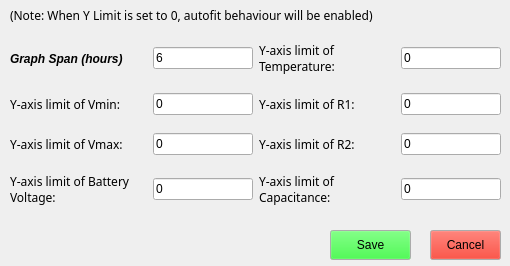
<?xml version="1.0" encoding="UTF-8"?>
<ui version="4.0">
 <class>graphSettings_TOX</class>
 <widget class="QDialog" name="graphSettings_TOX">
  <property name="geometry">
   <rect>
    <x>0</x>
    <y>0</y>
    <width>510</width>
    <height>266</height>
   </rect>
  </property>
  <property name="sizePolicy">
   <sizepolicy hsizetype="Fixed" vsizetype="Fixed">
    <horstretch>0</horstretch>
    <verstretch>0</verstretch>
   </sizepolicy>
  </property>
  <property name="minimumSize">
   <size>
    <width>510</width>
    <height>266</height>
   </size>
  </property>
  <property name="maximumSize">
   <size>
    <width>510</width>
    <height>266</height>
   </size>
  </property>
  <property name="windowTitle">
   <string>Graph Settings</string>
  </property>
  <widget class="QPushButton" name="saveGraphSetting">
   <property name="geometry">
    <rect>
     <x>330</x>
     <y>230</y>
     <width>81</width>
     <height>30</height>
    </rect>
   </property>
   <property name="palette">
    <palette>
     <active>
      <colorrole role="Button">
       <brush brushstyle="SolidPattern">
        <color alpha="255">
         <red>27</red>
         <green>237</green>
         <blue>34</blue>
        </color>
       </brush>
      </colorrole>
     </active>
     <inactive>
      <colorrole role="Button">
       <brush brushstyle="SolidPattern">
        <color alpha="255">
         <red>27</red>
         <green>237</green>
         <blue>34</blue>
        </color>
       </brush>
      </colorrole>
     </inactive>
     <disabled>
      <colorrole role="Button">
       <brush brushstyle="SolidPattern">
        <color alpha="255">
         <red>27</red>
         <green>237</green>
         <blue>34</blue>
        </color>
       </brush>
      </colorrole>
     </disabled>
    </palette>
   </property>
   <property name="autoFillBackground">
    <bool>false</bool>
   </property>
   <property name="text">
    <string>Save</string>
   </property>
   <property name="autoDefault">
    <bool>false</bool>
   </property>
  </widget>
  <widget class="QPushButton" name="exitGraphSetting">
   <property name="geometry">
    <rect>
     <x>430</x>
     <y>230</y>
     <width>71</width>
     <height>30</height>
    </rect>
   </property>
   <property name="palette">
    <palette>
     <active>
      <colorrole role="Button">
       <brush brushstyle="SolidPattern">
        <color alpha="255">
         <red>237</red>
         <green>17</green>
         <blue>1</blue>
        </color>
       </brush>
      </colorrole>
     </active>
     <inactive>
      <colorrole role="Button">
       <brush brushstyle="SolidPattern">
        <color alpha="255">
         <red>237</red>
         <green>17</green>
         <blue>1</blue>
        </color>
       </brush>
      </colorrole>
     </inactive>
     <disabled>
      <colorrole role="Button">
       <brush brushstyle="SolidPattern">
        <color alpha="255">
         <red>237</red>
         <green>17</green>
         <blue>1</blue>
        </color>
       </brush>
      </colorrole>
     </disabled>
    </palette>
   </property>
   <property name="text">
    <string>Cancel</string>
   </property>
   <property name="autoDefault">
    <bool>false</bool>
   </property>
  </widget>
  <widget class="QWidget" name="gridLayoutWidget">
   <property name="geometry">
    <rect>
     <x>10</x>
     <y>30</y>
     <width>491</width>
     <height>191</height>
    </rect>
   </property>
   <layout class="QGridLayout" name="gridLayout">
    <item row="2" column="3">
     <widget class="QLineEdit" name="y_limit6">
      <property name="sizePolicy">
       <sizepolicy hsizetype="Minimum" vsizetype="Fixed">
        <horstretch>0</horstretch>
        <verstretch>0</verstretch>
       </sizepolicy>
      </property>
      <property name="maximumSize">
       <size>
        <width>100</width>
        <height>16777215</height>
       </size>
      </property>
      <property name="text">
       <string>0</string>
      </property>
     </widget>
    </item>
    <item row="0" column="0">
     <widget class="QLabel" name="label">
      <property name="font">
       <font>
        <weight>75</weight>
        <italic>true</italic>
        <bold>true</bold>
       </font>
      </property>
      <property name="frameShape">
       <enum>QFrame::NoFrame</enum>
      </property>
      <property name="text">
       <string>Graph Span (hours)</string>
      </property>
      <property name="wordWrap">
       <bool>true</bool>
      </property>
     </widget>
    </item>
    <item row="0" column="1">
     <widget class="QLineEdit" name="graphSpanInput">
      <property name="sizePolicy">
       <sizepolicy hsizetype="Minimum" vsizetype="Fixed">
        <horstretch>0</horstretch>
        <verstretch>0</verstretch>
       </sizepolicy>
      </property>
      <property name="maximumSize">
       <size>
        <width>100</width>
        <height>16777215</height>
       </size>
      </property>
      <property name="text">
       <string>6</string>
      </property>
     </widget>
    </item>
    <item row="2" column="1">
     <widget class="QLineEdit" name="y_limit2">
      <property name="sizePolicy">
       <sizepolicy hsizetype="Minimum" vsizetype="Fixed">
        <horstretch>0</horstretch>
        <verstretch>0</verstretch>
       </sizepolicy>
      </property>
      <property name="maximumSize">
       <size>
        <width>100</width>
        <height>16777215</height>
       </size>
      </property>
      <property name="text">
       <string>0</string>
      </property>
     </widget>
    </item>
    <item row="1" column="1">
     <widget class="QLineEdit" name="y_limit1">
      <property name="sizePolicy">
       <sizepolicy hsizetype="Minimum" vsizetype="Fixed">
        <horstretch>0</horstretch>
        <verstretch>0</verstretch>
       </sizepolicy>
      </property>
      <property name="maximumSize">
       <size>
        <width>100</width>
        <height>16777215</height>
       </size>
      </property>
      <property name="text">
       <string>0</string>
      </property>
     </widget>
    </item>
    <item row="3" column="1">
     <widget class="QLineEdit" name="y_limit3">
      <property name="sizePolicy">
       <sizepolicy hsizetype="Minimum" vsizetype="Fixed">
        <horstretch>0</horstretch>
        <verstretch>0</verstretch>
       </sizepolicy>
      </property>
      <property name="maximumSize">
       <size>
        <width>100</width>
        <height>16777215</height>
       </size>
      </property>
      <property name="text">
       <string>0</string>
      </property>
     </widget>
    </item>
    <item row="3" column="3">
     <widget class="QLineEdit" name="y_limit7">
      <property name="sizePolicy">
       <sizepolicy hsizetype="Minimum" vsizetype="Fixed">
        <horstretch>0</horstretch>
        <verstretch>0</verstretch>
       </sizepolicy>
      </property>
      <property name="maximumSize">
       <size>
        <width>100</width>
        <height>16777215</height>
       </size>
      </property>
      <property name="text">
       <string>0</string>
      </property>
     </widget>
    </item>
    <item row="1" column="3">
     <widget class="QLineEdit" name="y_limit5">
      <property name="sizePolicy">
       <sizepolicy hsizetype="Minimum" vsizetype="Fixed">
        <horstretch>0</horstretch>
        <verstretch>0</verstretch>
       </sizepolicy>
      </property>
      <property name="maximumSize">
       <size>
        <width>100</width>
        <height>16777215</height>
       </size>
      </property>
      <property name="text">
       <string>0</string>
      </property>
     </widget>
    </item>
    <item row="0" column="3">
     <widget class="QLineEdit" name="y_limit4">
      <property name="sizePolicy">
       <sizepolicy hsizetype="Minimum" vsizetype="Fixed">
        <horstretch>0</horstretch>
        <verstretch>0</verstretch>
       </sizepolicy>
      </property>
      <property name="maximumSize">
       <size>
        <width>100</width>
        <height>16777215</height>
       </size>
      </property>
      <property name="text">
       <string>0</string>
      </property>
     </widget>
    </item>
    <item row="1" column="0">
     <widget class="QLabel" name="label_2">
      <property name="font">
       <font>
        <family>Comic Sans</family>
       </font>
      </property>
      <property name="toolTip">
       <string>When set to 0, autofit behaviour will be enabled</string>
      </property>
      <property name="styleSheet">
       <string notr="true">font-family: Comic Sans </string>
      </property>
      <property name="frameShape">
       <enum>QFrame::NoFrame</enum>
      </property>
      <property name="text">
       <string>Y-axis limit of Vmin:</string>
      </property>
      <property name="wordWrap">
       <bool>true</bool>
      </property>
     </widget>
    </item>
    <item row="2" column="0">
     <widget class="QLabel" name="label_9">
      <property name="font">
       <font>
        <family>Comic Sans</family>
       </font>
      </property>
      <property name="toolTip">
       <string>When set to 0, autofit behaviour will be enabled</string>
      </property>
      <property name="styleSheet">
       <string notr="true">font-family: Comic Sans </string>
      </property>
      <property name="frameShape">
       <enum>QFrame::NoFrame</enum>
      </property>
      <property name="text">
       <string>Y-axis limit of Vmax:</string>
      </property>
      <property name="wordWrap">
       <bool>true</bool>
      </property>
     </widget>
    </item>
    <item row="3" column="0">
     <widget class="QLabel" name="label_5">
      <property name="font">
       <font>
        <family>Comic Sans</family>
       </font>
      </property>
      <property name="toolTip">
       <string>When set to 0, autofit behaviour will be enabled</string>
      </property>
      <property name="styleSheet">
       <string notr="true">font-family: Comic Sans </string>
      </property>
      <property name="frameShape">
       <enum>QFrame::NoFrame</enum>
      </property>
      <property name="text">
       <string>Y-axis limit of Battery Voltage:</string>
      </property>
      <property name="wordWrap">
       <bool>true</bool>
      </property>
     </widget>
    </item>
    <item row="0" column="2">
     <widget class="QLabel" name="label_6">
      <property name="font">
       <font>
        <family>Comic Sans</family>
       </font>
      </property>
      <property name="toolTip">
       <string>When set to 0, autofit behaviour will be enabled</string>
      </property>
      <property name="styleSheet">
       <string notr="true">font-family: Comic Sans </string>
      </property>
      <property name="frameShape">
       <enum>QFrame::NoFrame</enum>
      </property>
      <property name="text">
       <string>Y-axis limit of Temperature:</string>
      </property>
      <property name="wordWrap">
       <bool>true</bool>
      </property>
     </widget>
    </item>
    <item row="1" column="2">
     <widget class="QLabel" name="label_3">
      <property name="font">
       <font>
        <family>Comic Sans</family>
       </font>
      </property>
      <property name="toolTip">
       <string>When set to 0, autofit behaviour will be enabled</string>
      </property>
      <property name="styleSheet">
       <string notr="true">font-family: Comic Sans </string>
      </property>
      <property name="frameShape">
       <enum>QFrame::NoFrame</enum>
      </property>
      <property name="text">
       <string>Y-axis limit of R1:</string>
      </property>
      <property name="wordWrap">
       <bool>true</bool>
      </property>
     </widget>
    </item>
    <item row="2" column="2">
     <widget class="QLabel" name="label_7">
      <property name="font">
       <font>
        <family>Comic Sans</family>
       </font>
      </property>
      <property name="toolTip">
       <string>When set to 0, autofit behaviour will be enabled</string>
      </property>
      <property name="styleSheet">
       <string notr="true">font-family: Comic Sans </string>
      </property>
      <property name="frameShape">
       <enum>QFrame::NoFrame</enum>
      </property>
      <property name="text">
       <string>Y-axis limit of R2:</string>
      </property>
      <property name="wordWrap">
       <bool>true</bool>
      </property>
     </widget>
    </item>
    <item row="3" column="2">
     <widget class="QLabel" name="label_8">
      <property name="font">
       <font>
        <family>Comic Sans</family>
       </font>
      </property>
      <property name="toolTip">
       <string>When set to 0, autofit behaviour will be enabled</string>
      </property>
      <property name="styleSheet">
       <string notr="true">font-family: Comic Sans </string>
      </property>
      <property name="frameShape">
       <enum>QFrame::NoFrame</enum>
      </property>
      <property name="text">
       <string>Y-axis limit of Capacitance:</string>
      </property>
      <property name="wordWrap">
       <bool>true</bool>
      </property>
     </widget>
    </item>
   </layout>
  </widget>
  <widget class="QLabel" name="note">
   <property name="geometry">
    <rect>
     <x>10</x>
     <y>0</y>
     <width>491</width>
     <height>31</height>
    </rect>
   </property>
   <property name="font">
    <font>
     <family>cmr10</family>
     <italic>false</italic>
    </font>
   </property>
   <property name="text">
    <string>(Note: When Y Limit is set to 0, autofit behaviour will be enabled)</string>
   </property>
  </widget>
 </widget>
 <resources/>
 <connections/>
</ui>
